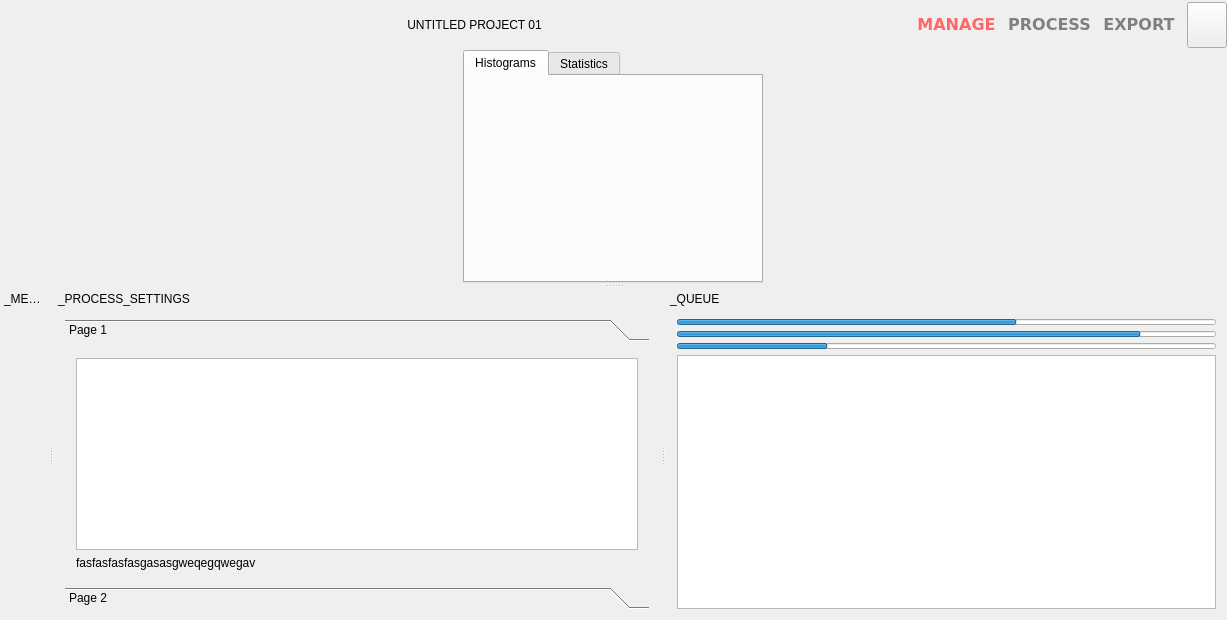
<?xml version="1.0" encoding="UTF-8"?>
<ui version="4.0">
 <class>MainWindow</class>
 <widget class="QMainWindow" name="MainWindow">
  <property name="geometry">
   <rect>
    <x>0</x>
    <y>0</y>
    <width>1227</width>
    <height>620</height>
   </rect>
  </property>
  <property name="windowTitle">
   <string>_OpenCine</string>
  </property>
  <widget class="QWidget" name="centralWidget">
   <layout class="QVBoxLayout" name="verticalLayout">
    <property name="spacing">
     <number>0</number>
    </property>
    <property name="leftMargin">
     <number>0</number>
    </property>
    <property name="topMargin">
     <number>0</number>
    </property>
    <property name="rightMargin">
     <number>0</number>
    </property>
    <property name="bottomMargin">
     <number>0</number>
    </property>
    <item>
     <widget class="QFrame" name="horizontalFrame_2">
      <property name="maximumSize">
       <size>
        <width>16777215</width>
        <height>50</height>
       </size>
      </property>
      <property name="styleSheet">
       <string notr="true">/*QFrame#horizontalFrame_2
{
	border: 1px solid #414141;
}*/</string>
      </property>
      <layout class="QHBoxLayout" name="horizontalLayout_6">
       <property name="spacing">
        <number>12</number>
       </property>
       <property name="leftMargin">
        <number>0</number>
       </property>
       <property name="topMargin">
        <number>2</number>
       </property>
       <property name="rightMargin">
        <number>0</number>
       </property>
       <property name="bottomMargin">
        <number>2</number>
       </property>
       <item>
        <widget class="QPushButton" name="aboutButton">
         <property name="styleSheet">
          <string notr="true">QPushButton
{
	border: 0px;
	background: transparent;
}</string>
         </property>
         <property name="text">
          <string/>
         </property>
         <property name="icon">
          <iconset resource="Resources.qrc">
           <normaloff>:/Images/Icons/logo.png</normaloff>:/Images/Icons/logo.png</iconset>
         </property>
         <property name="iconSize">
          <size>
           <width>128</width>
           <height>30</height>
          </size>
         </property>
         <property name="flat">
          <bool>true</bool>
         </property>
        </widget>
       </item>
       <item>
        <spacer name="horizontalSpacer_2">
         <property name="orientation">
          <enum>Qt::Horizontal</enum>
         </property>
         <property name="sizeHint" stdset="0">
          <size>
           <width>40</width>
           <height>20</height>
          </size>
         </property>
        </spacer>
       </item>
       <item>
        <widget class="QLabel" name="label">
         <property name="lineWidth">
          <number>0</number>
         </property>
         <property name="text">
          <string>UNTITLED PROJECT 01</string>
         </property>
         <property name="alignment">
          <set>Qt::AlignCenter</set>
         </property>
         <property name="margin">
          <number>5</number>
         </property>
         <property name="textInteractionFlags">
          <set>Qt::NoTextInteraction</set>
         </property>
        </widget>
       </item>
       <item>
        <spacer name="horizontalSpacer">
         <property name="orientation">
          <enum>Qt::Horizontal</enum>
         </property>
         <property name="sizeHint" stdset="0">
          <size>
           <width>40</width>
           <height>20</height>
          </size>
         </property>
        </spacer>
       </item>
       <item>
        <widget class="QPushButton" name="pushButton_7">
         <property name="font">
          <font>
           <family>DejaVu Sans</family>
           <pointsize>12</pointsize>
           <weight>75</weight>
           <bold>true</bold>
          </font>
         </property>
         <property name="styleSheet">
          <string notr="true">QPushButton
{
	color: gray;
	background-color: transparent;
	border: 0px;
}

QPushButton::checked
{
	color: #ff6666;
}</string>
         </property>
         <property name="text">
          <string>MANAGE</string>
         </property>
         <property name="checkable">
          <bool>true</bool>
         </property>
         <property name="checked">
          <bool>true</bool>
         </property>
         <property name="autoRepeat">
          <bool>false</bool>
         </property>
         <property name="autoDefault">
          <bool>true</bool>
         </property>
         <attribute name="buttonGroup">
          <string notr="true">buttonGroup</string>
         </attribute>
        </widget>
       </item>
       <item>
        <widget class="QPushButton" name="pushButton_8">
         <property name="font">
          <font>
           <family>DejaVu Sans</family>
           <pointsize>12</pointsize>
           <weight>75</weight>
           <bold>true</bold>
          </font>
         </property>
         <property name="styleSheet">
          <string notr="true">QPushButton
{
	color: gray;
	background-color: transparent;
	border: 0px;
}

QPushButton::checked
{
	color: #ffff66;
}</string>
         </property>
         <property name="text">
          <string>PROCESS</string>
         </property>
         <property name="checkable">
          <bool>true</bool>
         </property>
         <attribute name="buttonGroup">
          <string notr="true">buttonGroup</string>
         </attribute>
        </widget>
       </item>
       <item>
        <widget class="QPushButton" name="pushButton_9">
         <property name="font">
          <font>
           <family>DejaVu Sans</family>
           <pointsize>12</pointsize>
           <weight>75</weight>
           <bold>true</bold>
          </font>
         </property>
         <property name="styleSheet">
          <string notr="true">QPushButton
{
	color: gray;
	background-color: transparent;
	border: 0px;
}

QPushButton::checked
{
	color: #6666ff;
}</string>
         </property>
         <property name="text">
          <string>EXPORT</string>
         </property>
         <property name="checkable">
          <bool>true</bool>
         </property>
         <attribute name="buttonGroup">
          <string notr="true">buttonGroup</string>
         </attribute>
        </widget>
       </item>
       <item>
        <widget class="QPushButton" name="pushButton">
         <property name="sizePolicy">
          <sizepolicy hsizetype="Minimum" vsizetype="Expanding">
           <horstretch>0</horstretch>
           <verstretch>0</verstretch>
          </sizepolicy>
         </property>
         <property name="text">
          <string/>
         </property>
         <property name="icon">
          <iconset>
           <normaloff>:/Icons/Icons/mechanic2.png</normaloff>:/Icons/Icons/mechanic2.png</iconset>
         </property>
         <property name="iconSize">
          <size>
           <width>24</width>
           <height>16</height>
          </size>
         </property>
        </widget>
       </item>
      </layout>
     </widget>
    </item>
    <item>
     <widget class="QFrame" name="horizontalFrame">
      <layout class="QHBoxLayout" name="horizontalLayout_4">
       <property name="spacing">
        <number>0</number>
       </property>
       <property name="leftMargin">
        <number>0</number>
       </property>
       <property name="topMargin">
        <number>0</number>
       </property>
       <property name="rightMargin">
        <number>0</number>
       </property>
       <property name="bottomMargin">
        <number>0</number>
       </property>
       <item>
        <layout class="QGridLayout" name="gridLayout_3"/>
       </item>
       <item>
        <widget class="QTabWidget" name="tabWidget">
         <property name="maximumSize">
          <size>
           <width>300</width>
           <height>16777215</height>
          </size>
         </property>
         <property name="currentIndex">
          <number>0</number>
         </property>
         <widget class="QWidget" name="tab_3">
          <attribute name="title">
           <string>Histograms</string>
          </attribute>
          <layout class="QGridLayout" name="gridLayout_5"/>
         </widget>
         <widget class="QWidget" name="tab_4">
          <attribute name="title">
           <string>Statistics</string>
          </attribute>
         </widget>
        </widget>
       </item>
      </layout>
     </widget>
    </item>
    <item>
     <widget class="QFrame" name="frame">
      <property name="frameShape">
       <enum>QFrame::StyledPanel</enum>
      </property>
      <property name="frameShadow">
       <enum>QFrame::Raised</enum>
      </property>
     </widget>
    </item>
    <item>
     <widget class="QWidget" name="widget" native="true"/>
    </item>
   </layout>
  </widget>
  <widget class="QDockWidget" name="dockWidget_3">
   <property name="autoFillBackground">
    <bool>false</bool>
   </property>
   <property name="features">
    <set>QDockWidget::DockWidgetMovable</set>
   </property>
   <property name="allowedAreas">
    <set>Qt::BottomDockWidgetArea</set>
   </property>
   <property name="windowTitle">
    <string>_MEDIA_EXPLORER</string>
   </property>
   <attribute name="dockWidgetArea">
    <number>8</number>
   </attribute>
   <widget class="QWidget" name="dockWidgetContents_3">
    <layout class="QGridLayout" name="gridLayout_2">
     <property name="leftMargin">
      <number>6</number>
     </property>
     <property name="topMargin">
      <number>0</number>
     </property>
     <property name="rightMargin">
      <number>6</number>
     </property>
     <property name="bottomMargin">
      <number>0</number>
     </property>
     <property name="spacing">
      <number>0</number>
     </property>
    </layout>
   </widget>
  </widget>
  <widget class="QDockWidget" name="dockWidget_2">
   <property name="features">
    <set>QDockWidget::DockWidgetMovable</set>
   </property>
   <property name="allowedAreas">
    <set>Qt::BottomDockWidgetArea</set>
   </property>
   <property name="windowTitle">
    <string>_PROCESS_SETTINGS</string>
   </property>
   <attribute name="dockWidgetArea">
    <number>8</number>
   </attribute>
   <widget class="QWidget" name="dockWidgetContents_2">
    <layout class="QGridLayout" name="gridLayout">
     <item row="0" column="0">
      <widget class="QToolBox" name="toolBox">
       <property name="currentIndex">
        <number>0</number>
       </property>
       <widget class="QWidget" name="page">
        <property name="geometry">
         <rect>
          <x>0</x>
          <y>0</y>
          <width>572</width>
          <height>229</height>
         </rect>
        </property>
        <attribute name="label">
         <string>Page 1</string>
        </attribute>
        <layout class="QGridLayout" name="gridLayout_6">
         <item row="1" column="0">
          <widget class="QLabel" name="label_2">
           <property name="text">
            <string>fasfasfasfasgasasgweqegqwegav</string>
           </property>
          </widget>
         </item>
         <item row="0" column="0">
          <widget class="QTextBrowser" name="textBrowser"/>
         </item>
        </layout>
       </widget>
       <widget class="QWidget" name="page_2">
        <property name="geometry">
         <rect>
          <x>0</x>
          <y>0</y>
          <width>572</width>
          <height>174</height>
         </rect>
        </property>
        <attribute name="label">
         <string>Page 2</string>
        </attribute>
       </widget>
      </widget>
     </item>
    </layout>
   </widget>
  </widget>
  <widget class="QDockWidget" name="dockWidget_4">
   <property name="features">
    <set>QDockWidget::DockWidgetMovable</set>
   </property>
   <property name="allowedAreas">
    <set>Qt::BottomDockWidgetArea</set>
   </property>
   <property name="windowTitle">
    <string>_QUEUE</string>
   </property>
   <attribute name="dockWidgetArea">
    <number>8</number>
   </attribute>
   <widget class="QWidget" name="dockWidgetContents_10">
    <layout class="QGridLayout" name="gridLayout_4">
     <item row="3" column="1">
      <widget class="QListView" name="listView_2"/>
     </item>
     <item row="0" column="1">
      <widget class="QProgressBar" name="progressBar">
       <property name="sizePolicy">
        <sizepolicy hsizetype="Preferred" vsizetype="Fixed">
         <horstretch>0</horstretch>
         <verstretch>0</verstretch>
        </sizepolicy>
       </property>
       <property name="maximumSize">
        <size>
         <width>16777215</width>
         <height>6</height>
        </size>
       </property>
       <property name="value">
        <number>63</number>
       </property>
       <property name="alignment">
        <set>Qt::AlignCenter</set>
       </property>
       <property name="textVisible">
        <bool>false</bool>
       </property>
       <property name="orientation">
        <enum>Qt::Horizontal</enum>
       </property>
       <property name="invertedAppearance">
        <bool>false</bool>
       </property>
      </widget>
     </item>
     <item row="1" column="1">
      <widget class="QProgressBar" name="progressBar_2">
       <property name="sizePolicy">
        <sizepolicy hsizetype="Preferred" vsizetype="Fixed">
         <horstretch>0</horstretch>
         <verstretch>0</verstretch>
        </sizepolicy>
       </property>
       <property name="maximumSize">
        <size>
         <width>16777215</width>
         <height>6</height>
        </size>
       </property>
       <property name="value">
        <number>86</number>
       </property>
       <property name="alignment">
        <set>Qt::AlignCenter</set>
       </property>
       <property name="textVisible">
        <bool>false</bool>
       </property>
       <property name="orientation">
        <enum>Qt::Horizontal</enum>
       </property>
       <property name="invertedAppearance">
        <bool>false</bool>
       </property>
      </widget>
     </item>
     <item row="2" column="1">
      <widget class="QProgressBar" name="progressBar_3">
       <property name="sizePolicy">
        <sizepolicy hsizetype="Preferred" vsizetype="Fixed">
         <horstretch>0</horstretch>
         <verstretch>0</verstretch>
        </sizepolicy>
       </property>
       <property name="maximumSize">
        <size>
         <width>16777215</width>
         <height>6</height>
        </size>
       </property>
       <property name="value">
        <number>28</number>
       </property>
       <property name="alignment">
        <set>Qt::AlignCenter</set>
       </property>
       <property name="textVisible">
        <bool>false</bool>
       </property>
       <property name="orientation">
        <enum>Qt::Horizontal</enum>
       </property>
       <property name="invertedAppearance">
        <bool>false</bool>
       </property>
      </widget>
     </item>
    </layout>
   </widget>
  </widget>
  <action name="actionQuit">
   <property name="text">
    <string>_Quit</string>
   </property>
  </action>
  <action name="actionAbout">
   <property name="text">
    <string>_About</string>
   </property>
  </action>
  <zorder>dockWidget_4</zorder>
 </widget>
 <layoutdefault spacing="6" margin="11"/>
 <tabstops>
  <tabstop>listView_2</tabstop>
 </tabstops>
 <resources>
  <include location="Resources.qrc"/>
 </resources>
 <connections/>
 <buttongroups>
  <buttongroup name="buttonGroup"/>
 </buttongroups>
</ui>
